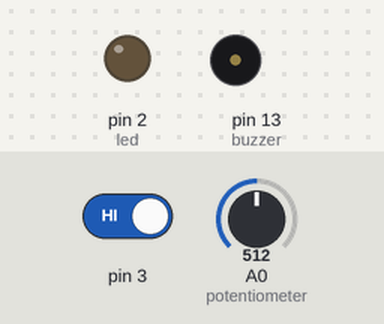
Bench run of a sketch on a simulated Arduino Uno, built with avr-gcc and run on an emulated ATmega328P. Shown: output pins drawn as LEDs (lit = HIGH), buzzer (waves = sounding). Dashed ring = blinking. The inputs (shaded band) are chosen by the test bench; at power-on: A0 (potentiometer) = 512, pin 3 HIGH.

Above: at 1.8 s.
1.9 s: A0 (potentiometer) set to 531
At 2.4 s:
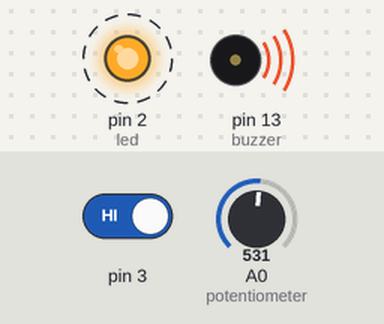
6.0 s: pin 3 driven LOW
At 6.4 s:
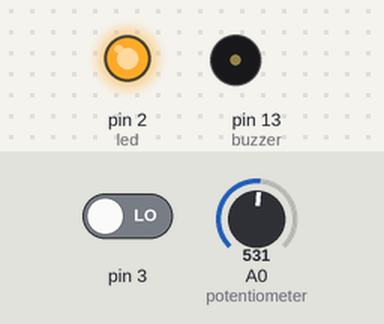
7.5 s: pin 3 driven HIGH
At 7.9 s:
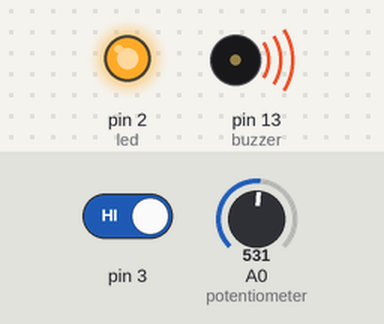
11.5 s: A0 (potentiometer) set to 511
At 11.9 s:
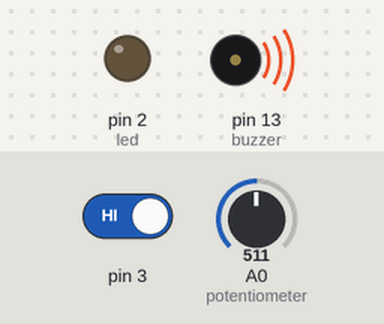
Timing chart, 0 to 16.0 s (numbered marks = the images above; inputs shaded):
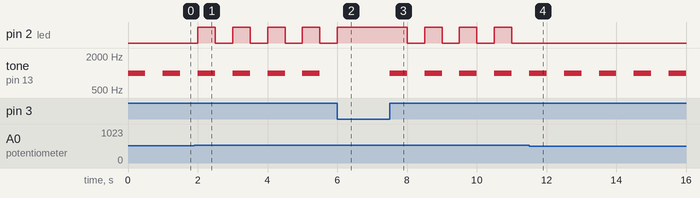

Measured:
- the behaviour switches between 513 and 514 on A0 (potentiometer) (found by bisection; images 0 and 1)
- after the input at 1.9 s, pin 2 (led): alternates HIGH for 0.50 s and LOW for 0.50 s, starting after 0.10 s
- after the input at 6.0 s, pin 2 (led): goes on until 6.0 s, then stays HIGH; tone on pin 13 (buzzer): stays silent (without the input it goes to 1000 Hz after 0.00 s)
- after the input at 7.5 s, pin 2 (led): alternates HIGH for 0.50 s and LOW for 0.50 s, starting after 0.50 s; tone on pin 13 (buzzer): alternates 1000 Hz for 0.50 s and silent for 0.50 s, starting at once
- after the input at 11.5 s, pin 2 (led): stops changing and stays LOW
- by itself, tone on pin 13 (buzzer): alternates 1000 Hz for 0.50 s and silent for 0.50 s

The sketch:

19127608.ino
```cpp
const int potentiometer = A0;
const int led = 2;
const int buzzer = 13;
const int pir = 3;
const int delayTime = 500;
const int buzzerFre = 1000;
int ledVal;

//pt range 0 - 254
//ptVal <= 127: day
//ptVal > 127: night
const int flag = 127;
void setup()
{
	//Serial.begin(9600);
	pinMode(potentiometer, INPUT);
	pinMode(led, OUTPUT);
	pinMode(buzzer, OUTPUT);
}

void loop()
{
	ledVal = getLedVal();
	Serial.println(ledVal);
	if(ledVal <= flag) day();
	else night();
	delay(delayTime);
}

int getLedVal()
{
	int ptVal = analogRead(potentiometer);
	return map(ptVal, 0, 1023, 0, 255);
}


//turn off the led
//moving object -> beeping
void day()
{
	if(digitalRead(3) == LOW)
	{
		//Serial.println("day");
		digitalWrite(led, LOW);
	}
	else
	{
		//Serial.println("DAY");
		tone(buzzer, buzzerFre);
		delay(delayTime);
		noTone(buzzer);
	}
}

//turn on the led
//moving object -> blink + beeping
void night()
{
	if(digitalRead(3) == LOW)
	{
		//Serial.println("night");
		digitalWrite(led, ledVal);
	}
	else
	{
		//Serial.println("NIGHT");
		digitalWrite(led, ledVal);
		tone(buzzer, buzzerFre);
		delay(delayTime);
		digitalWrite(led, LOW);
		noTone(buzzer);
	}
}
```
